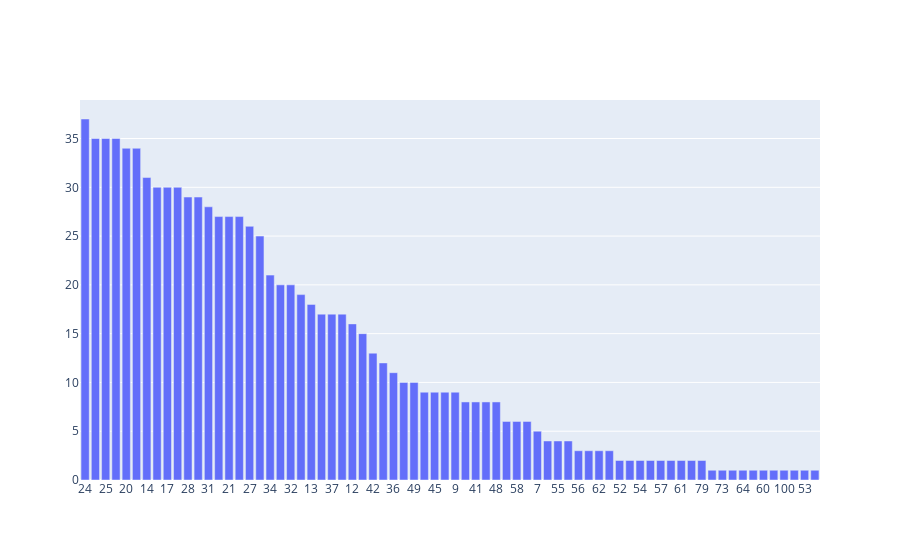
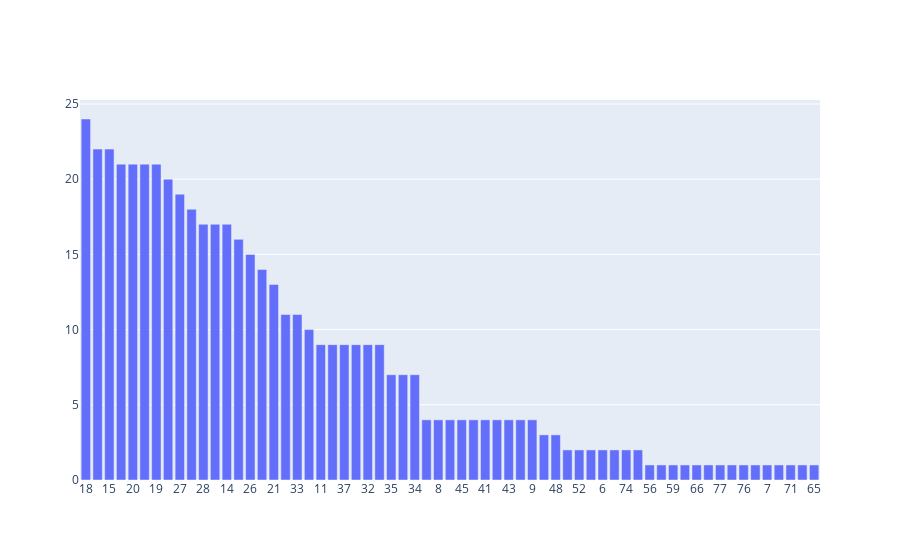
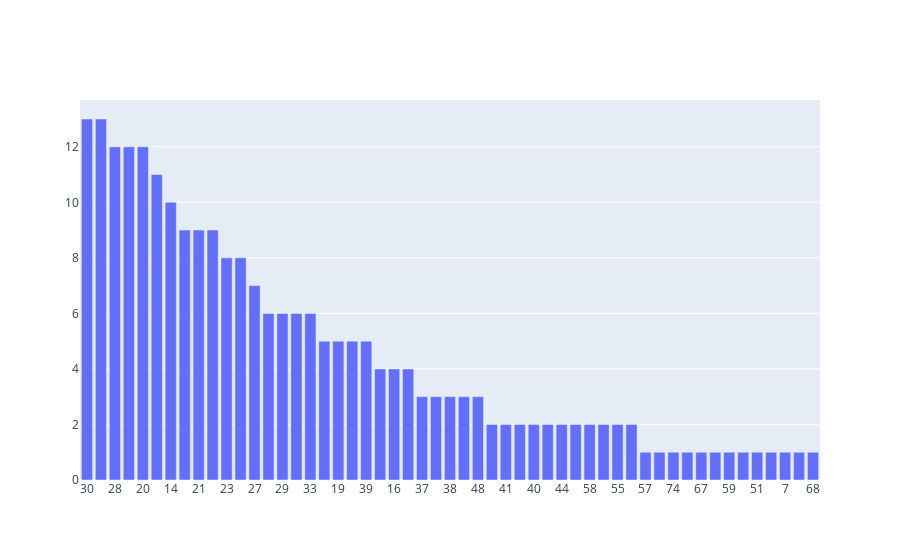
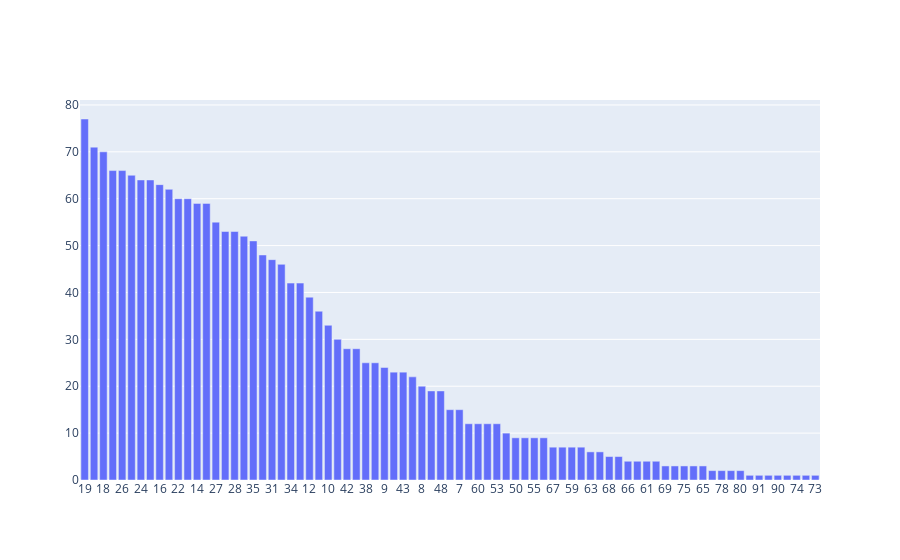

The code cell stored with these charts, in order, in its notebook:
### Code cell
for dataset in DATASETS:
    plot_length_distibution(dataset)

### Figure 1 — Plotly figure (JSON) as saved in the notebook; plotly's stock layout.template omitted (floating-point values rounded to 4 significant figures)
{"data": [{"orientation": "v", "type": "bar", "x": ["24", "18", "25", "23", "20", "19", "14", "30", "17", "16", "28", "15", "31", "26", "21", "22", "27", "33", "34", "11", "32", "35", "13", "39", "37", "10", "12", "29", "42", "40", "36", "43", "49", "44", "45", "38", "9", "47", "41", "46", "48", "8", "58", "50", "7", "59", "55", "51", "56", "66", "62", "67", "52", "78", "54", "6", "57", "74", "61", "65", "79", "77", "73", "76", "64", "71", "60", "72", "100", "75", "53", "68"], "y": [37, 35, 35, 35, 34, 34, 31, 30, 30, 30, 29, 29, 28, 27, 27, 27, 26, 25, 21, 20, 20, 19, 18, 17, 17, 17, 16, 15, 13, 12, 11, 10, 10, 9, 9, 9, 9, 8, 8, 8, 8, 6, 6, 6, 5, 4, 4, 4, 3, 3, 3, 3, 2, 2, 2, 2, 2, 2, 2, 2, 2, 1, 1, 1, 1, 1, 1, 1, 1, 1, 1, 1]}], "layout": {}}

### Figure 2 — Plotly figure (JSON) as saved in the notebook; plotly's stock layout.template omitted (floating-point values rounded to 4 significant figures)
{"data": [{"orientation": "v", "type": "bar", "x": ["18", "30", "15", "24", "20", "25", "19", "23", "27", "17", "28", "22", "14", "16", "26", "31", "21", "13", "33", "29", "11", "12", "37", "10", "32", "39", "35", "36", "34", "38", "8", "44", "45", "47", "41", "40", "43", "42", "9", "49", "48", "58", "52", "54", "6", "46", "74", "60", "56", "78", "59", "50", "66", "57", "77", "73", "76", "55", "7", "64", "71", "51", "65"], "y": [24, 22, 22, 21, 21, 21, 21, 20, 19, 18, 17, 17, 17, 16, 15, 14, 13, 11, 11, 10, 9, 9, 9, 9, 9, 9, 7, 7, 7, 4, 4, 4, 4, 4, 4, 4, 4, 4, 4, 3, 3, 2, 2, 2, 2, 2, 2, 2, 1, 1, 1, 1, 1, 1, 1, 1, 1, 1, 1, 1, 1, 1, 1]}], "layout": {}}

### Figure 3 — Plotly figure (JSON) as saved in the notebook; plotly's stock layout.template omitted (floating-point values rounded to 4 significant figures)
{"data": [{"orientation": "v", "type": "bar", "x": ["30", "25", "28", "24", "20", "15", "14", "26", "21", "22", "23", "31", "27", "12", "29", "10", "33", "35", "19", "42", "39", "17", "16", "43", "37", "18", "38", "32", "48", "45", "41", "8", "40", "11", "44", "46", "58", "34", "55", "49", "57", "36", "74", "65", "67", "13", "59", "50", "51", "78", "7", "66", "68"], "y": [13, 13, 12, 12, 12, 11, 10, 9, 9, 9, 8, 8, 7, 6, 6, 6, 6, 5, 5, 5, 5, 4, 4, 4, 3, 3, 3, 3, 3, 2, 2, 2, 2, 2, 2, 2, 2, 2, 2, 2, 1, 1, 1, 1, 1, 1, 1, 1, 1, 1, 1, 1, 1]}], "layout": {}}

### Figure 4 — Plotly figure (JSON) as saved in the notebook; plotly's stock layout.template omitted (floating-point values rounded to 4 significant figures)
{"data": [{"orientation": "v", "type": "bar", "x": ["19", "17", "18", "20", "26", "32", "24", "25", "16", "21", "22", "29", "14", "15", "27", "30", "28", "23", "35", "33", "31", "11", "34", "13", "12", "36", "10", "39", "42", "40", "38", "37", "9", "46", "43", "41", "8", "49", "48", "44", "7", "45", "60", "51", "53", "58", "50", "47", "55", "62", "67", "56", "59", "52", "63", "54", "68", "57", "66", "6", "61", "79", "69", "70", "75", "71", "65", "76", "78", "72", "80", "92", "91", "77", "90", "64", "74", "5", "73"], "y": [77, 71, 70, 66, 66, 65, 64, 64, 63, 62, 60, 60, 59, 59, 55, 53, 53, 52, 51, 48, 47, 46, 42, 42, 39, 36, 33, 30, 28, 28, 25, 25, 24, 23, 23, 22, 20, 19, 19, 15, 15, 12, 12, 12, 12, 10, 9, 9, 9, 9, 7, 7, 7, 7, 6, 6, 5, 5, 4, 4, 4, 4, 3, 3, 3, 3, 3, 2, 2, 2, 2, 1, 1, 1, 1, 1, 1, 1, 1]}], "layout": {}}
